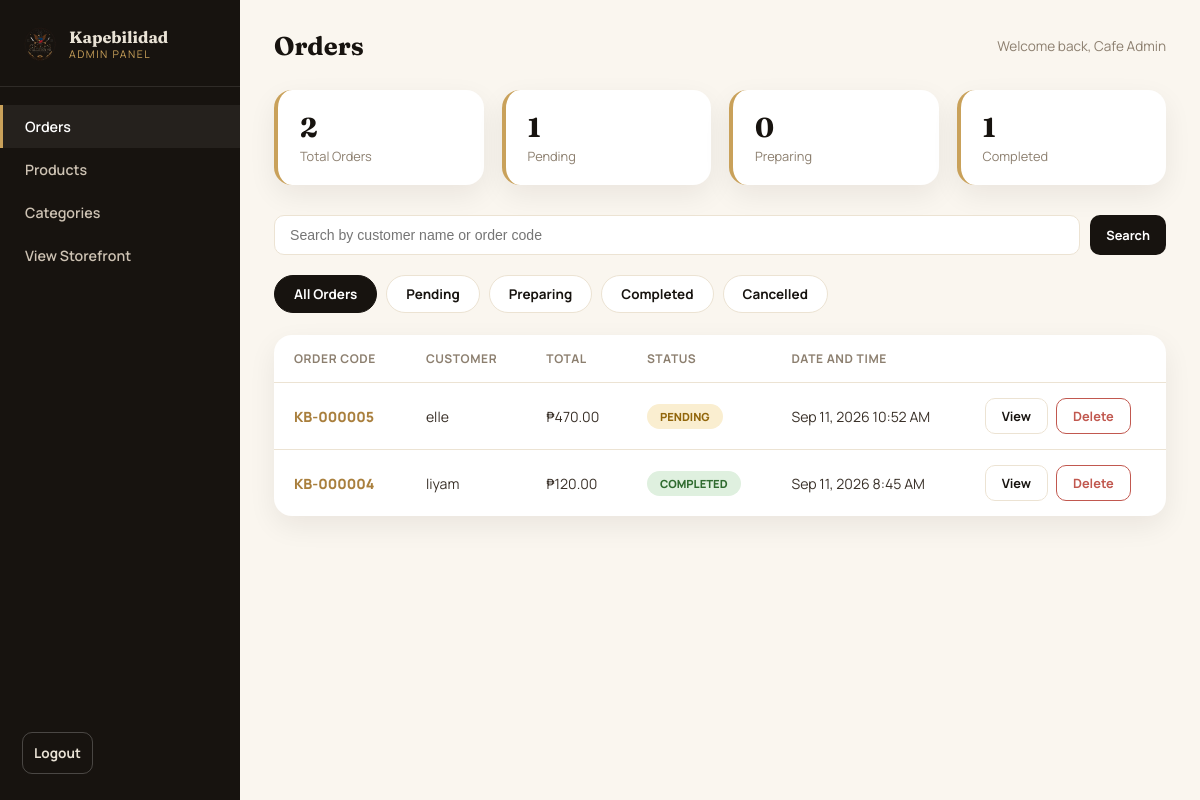
Page /admin/dashboard.php (signed in) on the committed database.
### tables this page shows
CREATE TABLE `orders` (
  `id` int(11) NOT NULL,
  `order_code` varchar(20) NOT NULL,
  `customer_name` varchar(100) NOT NULL,
  `order_note` varchar(255) DEFAULT NULL,
  `total_price` decimal(10,2) NOT NULL,
  `status` enum('pending','preparing','completed','cancelled') NOT NULL DEFAULT 'pending',
  `created_at` datetime DEFAULT current_timestamp()
);

### includes/functions.php (called while the page is built, shortened)
<?php
function h(?string $value): string
{
    return htmlspecialchars($value ?? '', ENT_QUOTES, 'UTF-8');
}
function formatPrice($amount): string
{
    return '₱' . number_format((float)$amount, 2);
}
function cleanInput(?string $value): string
{
    return trim($value ?? '');
}
function statusBadge(string $status): array
{
    $map = [
        'pending' => ['label' => 'Pending', 'class' => 'badge-pending'],
        'preparing' => ['label' => 'Preparing', 'class' => 'badge-preparing'],
        'completed' => ['label' => 'Completed', 'class' => 'badge-completed'],
        'cancelled' => ['label' => 'Cancelled', 'class' => 'badge-cancelled'],
    ];
    return $map[$status] ?? ['label' => ucfirst($status), 'class' => 'badge-pending'];
}

### admin/dashboard.php (the view, shortened to what this page needs)
<?php
require_once __DIR__ . '/../includes/functions.php';
$db = getDB();
$stats = $db->query(
    "SELECT
        COUNT(*) AS total_orders,
        SUM(status = 'pending') AS pending_count,
        SUM(status = 'preparing') AS preparing_count,
        SUM(status = 'completed') AS completed_count
     FROM orders"
)->fetch();
$statusFilter = $_GET['status'] ?? 'all';
$search = cleanInput($_GET['search'] ?? '');
$where = [];
$params = [];
$whereSql = $where ? ('WHERE ' . implode(' AND ', $where)) : '';
$stmt = $db->prepare("SELECT * FROM orders $whereSql ORDER BY created_at DESC LIMIT 200");
$stmt->execute($params);
$orders = $stmt->fetchAll();
require_once __DIR__ . '/includes/admin_header.php';
?>
<div class="admin-topbar">
  <h1>Orders</h1>
  <div class="welcome">Welcome back, <?= h($_SESSION['admin_name'] ?? 'Admin') ?></div>
</div>
<div class="stats-row">
  <div class="stat-card">
    <div class="val"><?= (int)$stats['total_orders'] ?></div>
    <div class="lbl">Total Orders</div>
  </div>
  <div class="stat-card">
    <div class="val"><?= (int)$stats['pending_count'] ?></div>
    <div class="lbl">Pending</div>
  </div>
  <div class="stat-card">
    <div class="val"><?= (int)$stats['preparing_count'] ?></div>
    <div class="lbl">Preparing</div>
  </div>
  <div class="stat-card">
    <div class="val"><?= (int)$stats['completed_count'] ?></div>
    <div class="lbl">Completed</div>
  </div>
</div>
<form method="GET" action="dashboard.php" style="margin-bottom:20px; display:flex; gap:10px; flex-wrap:wrap;">
  <input
    type="text"
    name="search"
    value="<?= h($search) ?>"
    placeholder="Search by customer name or order code"
    style="flex:1; min-width:220px; padding:11px 15px; border-radius:10px; border:1.5px solid var(--line); font-size:0.88rem;"
  >
  <button type="submit" class="pill-btn">Search</button>
</form>
<div class="filter-tabs">
  <?php foreach (['all' => 'All Orders', 'pending' => 'Pending', 'preparing' => 'Preparing', 'completed' => 'Completed', 'cancelled' => 'Cancelled'] as $key => $label): ?>
    <a href="dashboard.php?status=<?= h($key) ?><?= $search !== '' ? '&search=' . urlencode($search) : '' ?>"
       class="filter-tab <?= $statusFilter === $key ? 'active' : '' ?>"><?= h($label) ?></a>
  <?php endforeach; ?>
</div>
<div class="table-wrap">
  <?php if (empty($orders)): ?>
    <div class="empty-state">No orders found<?= $search !== '' ? ' for "' . h($search) . '"' : '' ?>.</div>
  <?php else: ?>
    <table class="data-table">
      <thead>
        <tr>
          <th>Order Code</th>
          <th>Customer</th>
          <th>Total</th>
          <th>Status</th>
          <th>Date and Time</th>
          <th></th>
        </tr>
      </thead>
      <tbody>
        <?php foreach ($orders as $order): ?>
          <?php $badge = statusBadge($order['status']); ?>
          <tr data-order-row="<?= (int)$order['id'] ?>">
            <td class="order-code-cell"><?= h($order['order_code']) ?></td>
            <td><?= h($order['customer_name']) ?></td>
            <td><?= formatPrice($order['total_price']) ?></td>
            <td><span class="status-pill <?= h($badge['class']) ?>"><?= h($badge['label']) ?></span></td>
            <td><?= h(date('M d, Y g:i A', strtotime($order['created_at']))) ?></td>
            <td>
              <div class="action-group">
                <a href="order_details.php?id=<?= (int)$order['id'] ?>" class="pill-btn ghost">View</a>
                <button type="button" class="pill-btn danger delete-order-btn" data-order-id="<?= (int)$order['id'] ?>">Delete</button>
              </div>
            </td>
          </tr>
        <?php endforeach; ?>
      </tbody>
    </table>
  <?php endif; ?>
</div>
<?php require_once __DIR__ . '/includes/admin_footer.php'; ?>

### assets/css/admin.css (style rules this page uses)
:root { --ink: #17130f; --ink-soft: #3a3129; --cream: #faf6ef; --card: #ffffff; --gold: #c9a15a; --gold-deep: #a97f3d; --gold-soft: #f3e6cd; --line: #ece3d3; --muted: #8c7f6f; --radius-sm: 10px; --radius-md: 18px; --shadow: 0 10px 28px rgba(23,19,15,0.07); --ease: cubic-bezier(0.22, 1, 0.36, 1); }
* { box-sizing: border-box; }
body { margin: 0; font-family: 'Manrope', 'Segoe UI', system-ui, sans-serif; background: var(--cream); color: var(--ink-soft); }
a { text-decoration: none; color: inherit; }
button { font-family: inherit; cursor: pointer; }
h1, h2, h3, h4 { font-family: 'Fraunces', Georgia, serif; color: var(--ink); margin: 0; }
.admin-topbar { display: flex; align-items: center; justify-content: space-between; margin-bottom: 28px; flex-wrap: wrap; gap: 12px; }
.admin-topbar h1 { font-size: 1.6rem; }
.admin-topbar .welcome { font-size: 0.85rem; color: var(--muted); }
.stats-row { display: grid; grid-template-columns: repeat(4, 1fr); gap: 18px; margin-bottom: 30px; }
.stat-card { background: var(--card); border-radius: var(--radius-md); padding: 20px 22px; box-shadow: var(--shadow); border-left: 4px solid var(--gold); }
.stat-card .val { font-size: 1.7rem; font-weight: 700; color: var(--ink); font-family: 'Fraunces', serif; }
.stat-card .lbl { font-size: 0.8rem; color: var(--muted); margin-top: 3px; }
.filter-tabs { display: flex; gap: 9px; flex-wrap: wrap; margin-bottom: 22px; }
.filter-tab { background: var(--card); border: 1.5px solid var(--line); padding: 9px 19px; border-radius: 999px; font-size: 0.84rem; font-weight: 700; color: var(--ink); transition: all 0.2s var(--ease); }
.filter-tab.active { background: var(--ink); border-color: var(--ink); color: #fff; }
.table-wrap { background: var(--card); border-radius: var(--radius-md); box-shadow: var(--shadow); overflow-x: auto; }
table.data-table { width: 100%; border-collapse: collapse; min-width: 720px; }
.data-table th { text-align: left; font-size: 0.75rem; text-transform: uppercase; letter-spacing: 0.6px; color: var(--muted); padding: 15px 20px; border-bottom: 1.5px solid var(--line); }
.data-table td { padding: 15px 20px; font-size: 0.88rem; border-bottom: 1px solid var(--line); vertical-align: middle; }
.data-table tr:last-child td { border-bottom: none; }
.order-code-cell { font-weight: 800; color: var(--gold-deep); }
.pill-btn { background: var(--ink); color: #fff; border: none; padding: 8px 16px; border-radius: var(--radius-sm); font-size: 0.8rem; font-weight: 700; transition: all 0.2s var(--ease); display: inline-flex; align-items: center; gap: 6px; }
.pill-btn.danger { background: transparent; border: 1.5px solid #c1584f; color: #c1584f; }
.pill-btn.ghost { background: transparent; border: 1.5px solid var(--line); color: var(--ink); }
.action-group { display: flex; gap: 8px; flex-wrap: wrap; }
.status-pill { display: inline-block; padding: 5px 13px; border-radius: 999px; font-size: 0.7rem; font-weight: 800; text-transform: uppercase; }
.badge-pending { background: #faeed0; color: #92660b; }
.badge-completed { background: #dff0df; color: #2f6b2f; }

### rows in the picture
orders: order_code "KB-000005", customer_name "elle", total_price "₱470.00", status "PENDING", created_at "Sep 11, 2026 10:52 AM"
orders: order_code "KB-000004", customer_name "liyam", total_price "₱120.00", status "COMPLETED", created_at "Sep 11, 2026 8:45 AM"

### other values in the picture
$_SESSION['admin_name'] "Cafe Admin"
$stats['total_orders'] "2"
$stats['pending_count'] "1"
$stats['preparing_count'] "0"
$stats['completed_count'] "1"
$label "All Orders"
$label "Pending"
$label "Preparing"
$label "Completed"
$label "Cancelled"
